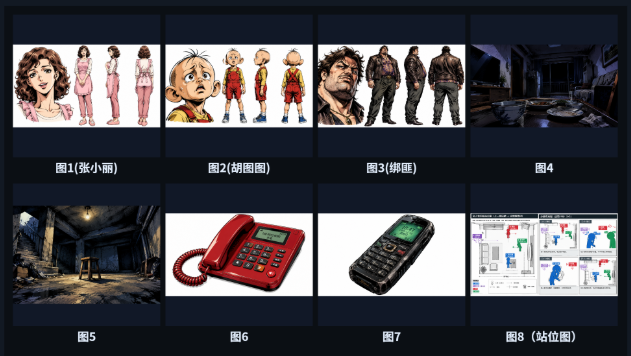
#> input picture tools/compose-grid/preview.png, 631 x 356 px
$ python analyze.py
#> lines starting #> are read from the running program, lines starting #| are printed output that depends on the picture; after the words box and inside, x2 and y2 are one past the last pixel; in counts of white or black regions, pixels touching at a corner belong together; long printed decimals are rounded
from PIL import Image
import numpy as np

im = Image.open("preview.png").convert("RGB")
#> im is the input picture: PIL image 631x356 RGB; mean R, G, B 76.4, 74.9, 80.1
a = np.asarray(im).astype(int)
print("size", im.size)
#| size (631, 356)

# background color estimate = most common color
cols, counts = np.unique(a.reshape(-1, 3), axis=0, return_counts=True)
bg = cols[counts.argmax()]
#> bg = [17, 24, 39]
print("bg", bg, "share", counts.max() / counts.sum())
#| bg [17 24 39] share 0.2867

# distance from background
d = np.abs(a - bg).sum(axis=2)
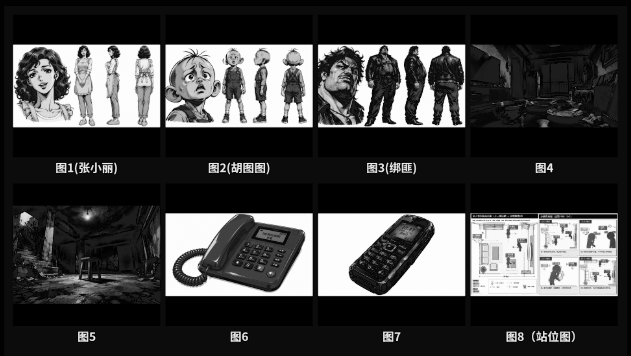
#> d: shape (356, 631) int64; min 0, max 685, mean 174.7; drawn with min black and max white
mask = d > 60
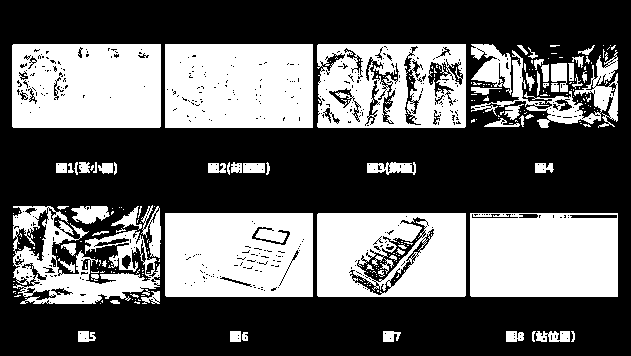
#> mask: shape (356, 631) bool; 38.2% white; 264 white regions (196 under 20 px), largest, box (x1, y1, x2, y2) and area: (165, 44, 313, 128) 12269, (470, 213, 618, 297) 12126, (12, 44, 161, 128) 11980

rowsum = mask.sum(axis=1)
#> rowsum = 356 values, max 567 at index 286, min 0 at index 0, mean 240.8
colsum = mask.sum(axis=0)
#> colsum = 631 values, max 185 at index 232, min 0 at index 0, mean 135.8

def runs(profile, thr):
#> called with profile = array of shape (356,), thr = 31.55
    out = []
    start = None
    for i, v in enumerate(profile):
        if v > thr and start is None:
            start = i
        elif v <= thr and start is not None:
            out.append((start, i - 1))
            start = None
#> this loop made 356 passes
#> v on passes 1 to 12: 0, 0, 0, 0, 0, 0, 0, 0, 0, 0, 0, 0
#> after the loop, out = [(44, 127), (163, 172), (206, 303), (331, 341)]
    if start is not None:
        out.append((start, len(profile) - 1))
    return out

print("row runs (thr=5%):", runs(rowsum, a.shape[1] * 0.05))
#| row runs (thr=5%): [(44, 127), (163, 172), (206, 303), (331, 341)]
print("col runs (thr=5%):", runs(colsum, a.shape[0] * 0.05))
#> the loop in runs (call 2), `for i, v in enumerate(profile):` made 631 passes
#| col runs (thr=5%): [(12, 160), (165, 312), (317, 465), (470, 617)]
print("row runs (thr=1%):", runs(rowsum, a.shape[1] * 0.01))
#| row runs (thr=1%): [(44, 127), (162, 174), (206, 303), (331, 341)]
print("col runs (thr=1%):", runs(colsum, a.shape[0] * 0.01))
#| col runs (thr=1%): [(12, 160), (165, 312), (317, 465), (470, 617)]

# Print rowsum profile compressed: every row where it changes a lot
print("\nrowsum samples:")
for y in range(0, a.shape[0], 4):
    print(y, int(rowsum[y]))
#> this loop made 89 passes
#| 0 0
#| 4 0
#| 8 0
#| 12 0
#| 16 0
#| 20 0
#| 24 0
#| 28 0
#> (further printed lines are left out)
